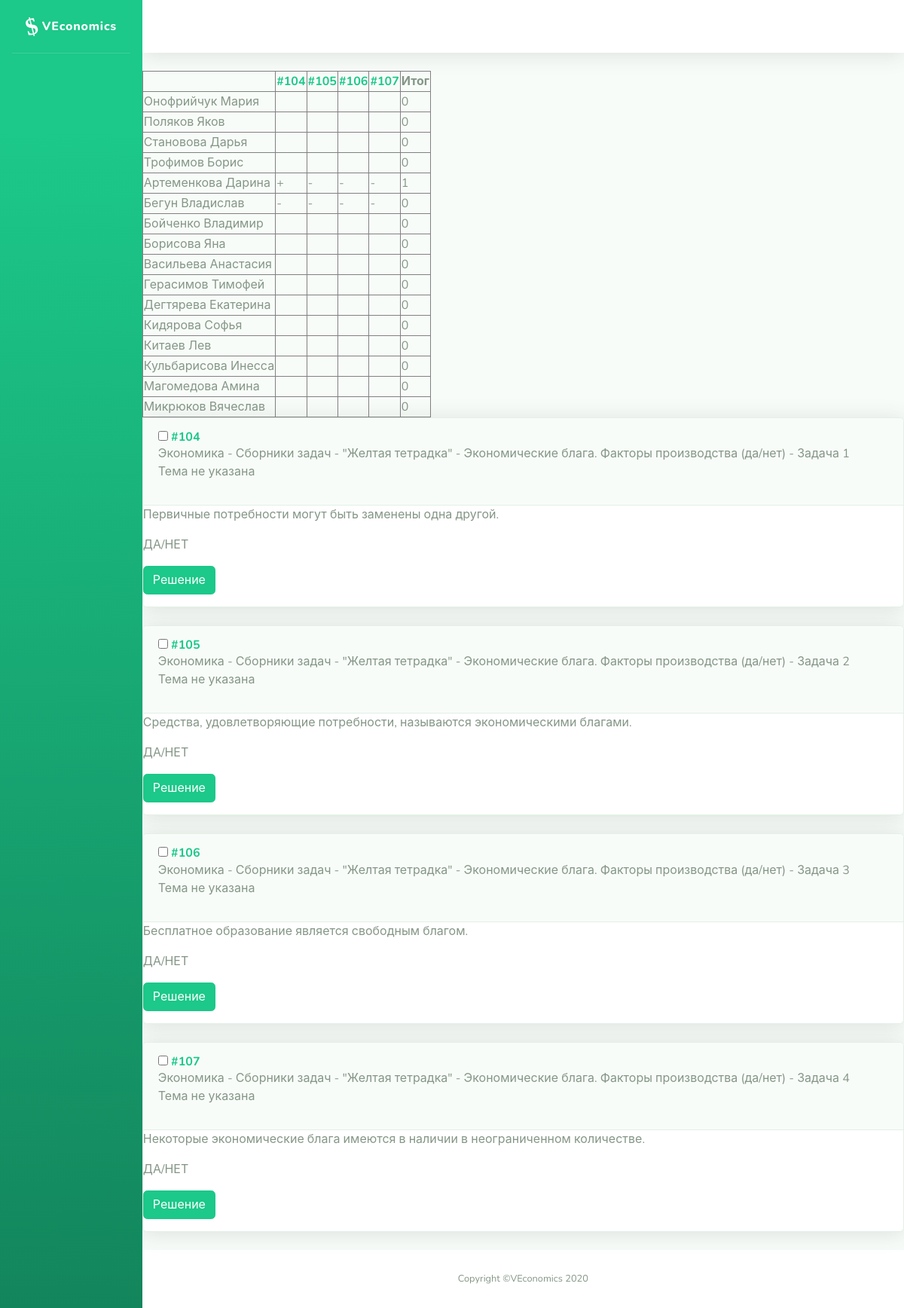
The page /problems/testset_result_all/26 (signed in) on the database its author committed.
### problems/models.py (models this page shows, shortened)
class Problem(models.Model):
    name = models.CharField('Название', max_length=200, blank=True, null=True)
    task = RichTextUploadingField('Условие')
    problem_type = models.IntegerField('Тип задачи', choices=TYPE_CHOICES, blank=False, null=False, default=0)
    short_answer = models.CharField('Ответ (для автоматической проверки)', max_length=200, blank=True)
    yesno_answer = models.IntegerField('Ответ ДА/НЕТ', choices=YESNO_CHOICES, blank=False, default=0)
    solution = RichTextUploadingField('Решение', blank=True)
    hint = RichTextUploadingField('Подсказка', blank=True)
    topics = models.ManyToManyField(Topic, related_name="problems", verbose_name='Темы')
    assignments = models.ManyToManyField(User, through='Assignment', through_fields=['problem', 'person'])
    class Meta:
        ordering = ['id']

class Source(models.Model):
    name = models.CharField('Название', max_length=200)
    parent = models.ForeignKey('Source', on_delete=models.CASCADE, verbose_name="Предок", related_name='children',
                               blank=True, null=True)
    order = models.IntegerField('Порядковый номер')
    problem = models.ForeignKey(Problem, on_delete=models.CASCADE, blank=True, null=True)
    def __str__(self):
        try: # recursion could raise error
            if self.parent:
                return "{} - {}".format(self.parent, self.name)
            else:
                return self.name
        except:
            return self.name
    class Meta:
        ordering = ['id']

class Topic(models.Model):
    name = models.CharField('Название', max_length=200)
    parent = models.ForeignKey('Topic', on_delete=models.CASCADE, related_name='children', verbose_name='Предок', null=True, blank=True)
    order = models.IntegerField('Порядковый номер')
    leaf = models.BooleanField('Конечная вершина (можно привязывать задачи)', default=False)
    def __str__(self):
        return self.name
    class Meta:
        ordering = ['order']

### problems/views.py (the view)
# urls.py: path('testset_result_all/<int:testset_pk>', views.testset_all_results, name='testset_result_all'),
def testset_all_results(request, testset_pk):
    testset = TestSet.objects.get(pk=testset_pk)
    results = []
    students = set(testset.assignments.values_list('person', flat=True))
    problem_list = testset.problems.all()
    for student_id in students:
        student = User.objects.get(pk=student_id)
        results.append(["{} {}".format(student.last_name, student.first_name)])
        score = 0
        for problem in problem_list:
            submits = TestSubmit.objects.filter(problem=problem, assignment__person=student)
            mark = None
            for submit in submits:
                if submit.answer_autoverdict is True:
                    mark = True
                    score += 1
                    break
                elif mark is None:
                    mark = False
            results[-1].append(mark)
        results[-1].append(score)
    return render(request, 'problems/testset_all_results.html', {'problems': problem_list, 'results':results})

### problems/templates/problems/testset_all_results.html
{% extends "problems/sb/base.html" %}
{% block content %}
    <table border="1">
        <thead>
            <tr>
                <th></th>
                {% for problem in problems %}
                    <th><a href="#problem-{{ problem.id }}">
                            {% if problem.name %}
                                 #{{ problem.id }}. {{ problem.name }}
                            {% else %}
                                 #{{ problem.id }}
                            {% endif %}
                        </a>
                    </th>
                {% endfor %}
                <th>Итог</th>
            </tr>
            {% for result in results %}
                <tr>
                {% for item in result %}
                    <td>{% if item is True %}
                            +
                        {% elif item is None %}
                            &nbsp;
                        {% elif item is False %}
                            -
                        {% else %}
                            {{ item }}
                        {% endif %}
                    </td>
                {% endfor %}
                </tr>
            {% endfor %}
        </thead>
    </table>
    {% for problem in problems %}
        {% include 'problems/problem.html' %}
    {% endfor %}
{% endblock %}

### problems/templates/problems/problem.html (shortened to what this page needs)
{% autoescape off%}
<div class="problem">
    <div class="card shadow mb-4">
        <div class="problem-header">
            <a name="problem-{{ problem.id }}" class="d-block card-header py-3" role="button" aria-expanded="true" aria-controls="collapse">
                    <h6 class="m-0 font-weight-bold text-primary">
                        {% if 'teacher' in request.user.groups.all.0.name %}
                            <div class="problem-checkbox">
                                 <input type="checkbox" name="problem" class="checkbox-check" value="{{ problem.id }}">
                            </div>
                        {% endif %}
                        <nobr>
                            <div class="problem-id">
                                #{{ problem.id }}
                            </div>
                        </nobr>
                    </h6>
                {% if 'teacher' in user.groups.all.0.name %}
                    <div class="problem-subtitle">
                        {% if problem.source_set.all %}
                            <div class="problem-sources">
                                {% for source in problem.source_set.all %}
                                    {% if forloop.last %}
                                        {{ source }}
                                    {% else %}
                                        {{ source }},<br>
                                    {% endif %}
                                {% endfor %}
                            </div>
                        {% endif %}
                        <div class="problem-topics"><p>
                            {% for topic in problem.topics.all %}
                                {% if forloop.last %}
                                    {{ topic }}
                                {% else %}
                                    {{ topic }},<br>
                                {% endif %}
                            {% endfor %}
                        </p></div>
                    </div>
                {% endif %}
            </a>
        </div>
        <div class="collapse show" id="problem-{{ problem.id }}">
            <div class="problem-task">
                {{ problem.task }}
                {% if not problem.submit and not problem.assignment and not problem.form %}
                    {% if problem.problem_type == 1 %}
                        <p>ДА/НЕТ</p>
                    {% endif %}
                {% endif %}
            </div>
            <div class="problem-buttons">
                {% if 'teacher' in user.groups.all.0.name %}
                    {% if problem.solution or problem.variants or problem.short_answer or problem.yesno_answer %}
                        <a class="btn btn-primary" data-toggle="collapse" href="#solution-{{ problem.id }}" role="button" aria-expanded="false" aria-controls="collapseExample">Решение</a>
                    {% endif %}
                {% endif %}
            </div>
        </div>
    </div>
</div>
{% endautoescape %}

### problems/static/problems/main.css (style rules this page uses)
.problem-header { white-space:nowrap }
h6 div { display:inline-block; }

### rows shown on the page
Problem: id "104", task "Первичные потребности могут быть заменены одна другой.", problem_type "ДА/НЕТ"
Problem: id "105", task "Средства, удовлетворяющие потребности, называются экономическими благами.", problem_type "ДА/НЕТ"
Problem: id "106", task "Бесплатное образование является свободным благом.", problem_type "ДА/НЕТ"
Problem: id "107", task "Некоторые экономические блага имеются в наличии в неограниченном количестве.", problem_type "ДА/НЕТ"
Source: parent+name "Экономика - Сборники задач - \"Желтая тетрадка\" - Экономические блага. Факторы производства (да/нет) - Задача 1"
Topic: name "Тема не указана"
Source: parent+name "Экономика - Сборники задач - \"Желтая тетрадка\" - Экономические блага. Факторы производства (да/нет) - Задача 2"
Source: parent+name "Экономика - Сборники задач - \"Желтая тетрадка\" - Экономические блага. Факторы производства (да/нет) - Задача 3"
Source: parent+name "Экономика - Сборники задач - \"Желтая тетрадка\" - Экономические блага. Факторы производства (да/нет) - Задача 4"

### other values the page prints
{{ item }} "Онофрийчук Мария" "0" "Поляков Яков" "0" "Становова Дарья" "0" "Трофимов Борис" "0" "Артеменкова Дарина" "1" "Бегун Владислав" "0" "Бойченко Владимир" "0" "Борисова Яна" "0" "Васильева Анастасия" "0" "Герасимов Тимофей" "0" "Дегтярева Екатерина" "0" "Кидярова Софья" "0" "Китаев Лев" "0" "Кульбарисова Инесса" "0" "Магомедова Амина" "0" "Микрюков Вячеслав" "0"
